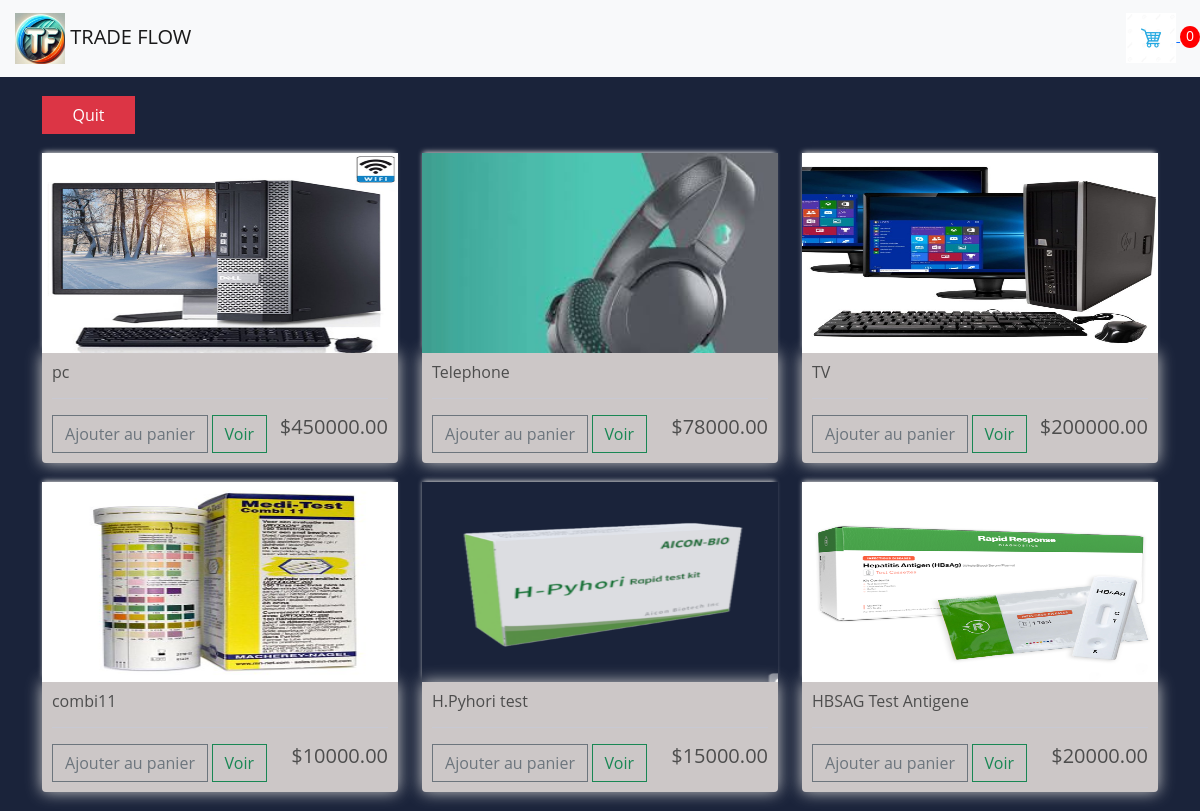
Screenshot of /customer/ with the database file from the repository.
### Article/models.py (models this page shows, shortened)
class Article(models.Model):
    save_by = models.ForeignKey(
        Person,
        related_name='manager_articles',
        on_delete=models.PROTECT,
        limit_choices_to={'role': 'M'},  # Filter to make sure the person is a Manager
    )
    name = models.CharField(max_length=100)
    description = models.CharField(max_length=255)
    quantity = models.IntegerField()
    unit_price = models.DecimalField(max_digits=1000, decimal_places=2)
    date_per = models.DateField(blank=True, null=True)
    image_url = models.ImageField(blank=True, upload_to= 'img')
    class Meta:
        constraints = [
            models.UniqueConstraint(fields=['name'], name = 'unique_article_name')
        ]
        verbose_name = "Article"
        verbose_name_plural = "Articles"

### Online_trade/views.py (the view)
# urls.py: path('customer/', views.index, name='customer-home'),
def index(request):
    product = Article.objects.exclude(image_url='')
    data = data_cookie(request)
    nombre_article = data['qty_article']
    context = {
        'products':product,
        'nombre_article': nombre_article
    }
    return render(request, 'client.html', context)

### Online_trade/utils.py (called while the page is built)
def data_cookie(request):
    if request.user.is_authenticated:
        client = request.user
        order = Invoice.objects.filter(save_by=client, customer=client)
        if not order:
            created = Invoice.objects.create(save_by=client, customer=client, total=0)
        order = Invoice.objects.filter(save_by=client, customer=client)
        articles = order[0].order_line_set.all()
        qty_article = order[0].get_panier_article
    else:
        cookie_panier = panier_cookie(request)
        articles = cookie_panier['articles']
        order = cookie_panier['order']
        qty_article = cookie_panier['qty_article']
    context = {
        'articles': articles,
        'order': order,
        'qty_article': qty_article
    }
    return context

### templates/client.html
{% extends "base1.html" %}
{% load static %}
{% block content %}
<br>
    <a href="{% url 'login' %}" class="btn btn-outline-danger text-white bg-danger w-5 col-md-1 float-right">Quit</a>
    <br><br>
    <div class="row">
        {% for product in products  %}
        <div class="col-lg-4">
            <img class="thumbnail"  src="{% static 'img/' %}{{product.image_url}}"/>
            <div class="box-element product">
                <h6>{{product.name}}</h6>
                <hr>
                <button class="btn btn-outline-secondary add-btn update-panier" data-product={{product.id}} data-action="add">
                Ajouter au panier</button>
                <a class="btn btn-outline-success" href="#">Voir</a>
                <h5 style="float: right;">${{product.unit_price|floatformat:2}}</h5>
            </div>
            <br>
        </div>
        {% endfor %}
    </div>
{% endblock content %}

### templates/base1.html (shortened to what this page needs)
<!DOCTYPE html>
{% load static %}
<html lang="en">
  <head>
    <link href="https://cdn.jsdelivr.net/npm/bootstrap@5.2.2/dist/css/bootstrap.min.css" rel="stylesheet"
>
    <link rel="stylesheet" type="text/css" href="{% static 'css/main.css' %}">
  </head>
  <body>
  <nav class="navbar navbar-expand-lg navbar-light bg-light">
            <a class="navbar-brand" href="#">
              <img id="icon-panier" src="{% static 'img/tf.jpg' %}" alt="">
              TRADE FLOW
            </a>
            <div class="form-inline my-2 my-lg-0">
                <a href="{% url 'commandes' %}">
                    <img id="icon-panier" src="{% static 'img/panier.png' %}" alt="">
                </a>
                <p id="total-panier">{{ nombre_article }}</p>
            </div>
          </nav>
   <div class="container">
     {% block content %}
    {% endblock content %}
    </div>
  </body>
</html>

### static/css/main.css (style rules this page uses)
body { margin: 0; padding: 0; font: 400 .875rem 'Open Sans', sans-serif; color: #bcd0f7; background-color: #1A233A; position: relative; height: 100%; }
h1,h2,h3,h4,h5,h6 { color:hsl(0, 0%, 30%); }
.box-element { box-shadow:hsl(0, 0%, 80%) 0 0 16px; background-color: #ccc7c7; border-radius: 4px; padding: 10px; }
.thumbnail { width: 100%; height: 200px; -webkit-box-shadow: -1px -3px 5px -2px rgba(214,214,214,1); -moz-box-shadow: -1px -3px 5px -2px rgba(214,214,214,1); box-shadow: -1px -3px 5px -2px rgba(214,214,214,1); }
.product { border-radius: 0 0 4px 4px; }
#icon-panier { width: 50px; display: inline-block; margin-left: 15px; }
#total-panier { display: inline-block; text-align: center; color: #fff; background-color: red; width: 20px; height: 22px; border-radius: 50%; font-size: 14px; }
.btn { border-radius: 0; }

### rows the page displays
Article: image_url (picture), name "pc", unit_price "450000.00"
Article: image_url (picture), name "Telephone", unit_price "78000.00"
Article: image_url (picture), name "TV", unit_price "200000.00"
Article: image_url (picture), name "combi11", unit_price "10000.00"
Article: image_url (picture), name "H.Pyhori test", unit_price "15000.00"
Article: image_url (picture), name "HBSAG Test Antigene", unit_price "20000.00"

### other values shown
{{ nombre_article }} "0"
